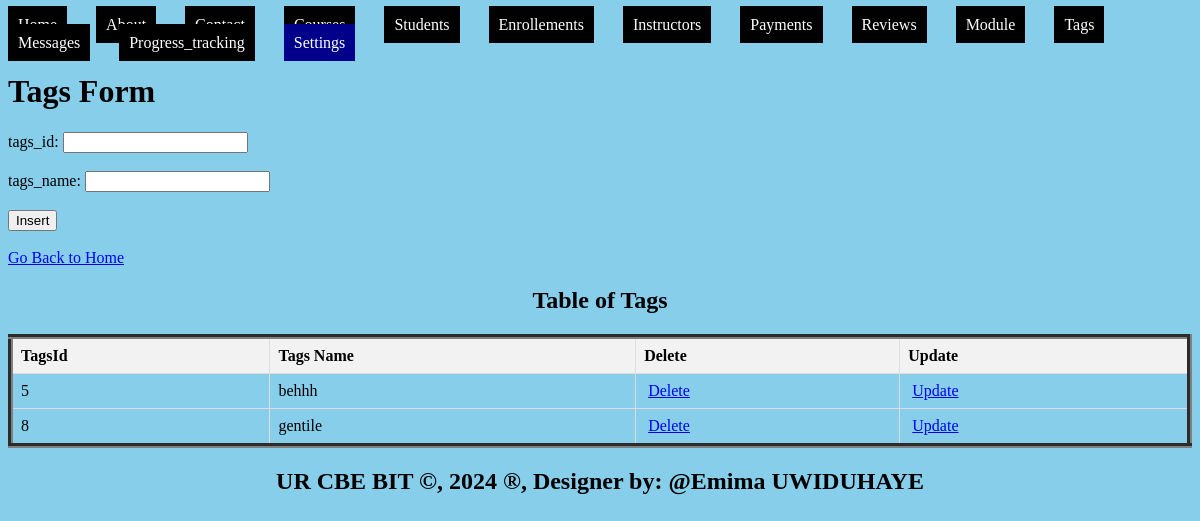
Screenshot of /WEB_EXAM/tags.php with the database file from the repository.
### tables this page shows
CREATE TABLE `tags` (
  `tag_id` int(11) NOT NULL,
  `tag_name` varchar(50) DEFAULT NULL
);

### WEB_EXAM/tags.php (the view, shortened to what this page needs)
<!DOCTYPE html>
<html>
<head>
</head>
<body bgcolor="skyblue">
   <ul style="list-style-type: none; padding: 0;">
    <li style="display: inline; margin-right: 10px;"><a href="./home.html" style="padding: 10px; color: white; background-color:  black; text-decoration: none; margin-right: 15px;">Home</a></li>
    <li style="display: inline; margin-right: 10px;"><a href="./about.html" style="padding: 10px; color: white; background-color:   black; text-decoration: none; margin-right: 15px;">About</a></li>
    <li style="display: inline; margin-right: 10px;"><a href="./contact.html" style="padding: 10px; color: white; background-color: black; text-decoration: none; margin-right: 15px;">Contact</a></li>
    <li style="display: inline; margin-right: 10px;"><a href="./Courses.php" style="padding: 10px; color: white; background-color:   black; text-decoration: none; margin-right: 15px;">Courses</a></li>
    <li style="display: inline; margin-right: 10px;"><a href="./Students.php" style="padding: 10px; color: white; background-color: black;text-decoration: none; margin-right: 15px;">Students</a></li>
    <li style="display: inline; margin-right: 10px;"><a href="./Enrollements.php" style="padding: 10px; color: white; background-color:  black; text-decoration: none; margin-right: 15px;">Enrollements</a></li>
    <li style="display: inline; margin-right: 10px;"><a href="./Instructors.php" style="padding: 10px; color: white; background-color:   black; text-decoration: none; margin-right: 15px;">Instructors</a></li>
    <li style="display: inline; margin-right: 10px;"><a href="./Payments.php" style="padding: 10px; color: white; background-color:  black;text-decoration: none; margin-right: 15px;">Payments</a></li>
    <li style="display: inline; margin-right: 10px;"><a href="./Reviews.php" style="padding: 10px; color: white; background-color:   black; text-decoration: none; margin-right: 15px;">Reviews</a></li>
    <li style="display: inline; margin-right: 10px;"><a href="./Modules.php" style="padding: 10px; color: white; background-color: black;text-decoration: none; margin-right: 15px;">Module</a></li>
    <li style="display: inline; margin-right: 10px;"><a href="./Tags.php" style="padding: 10px; color: white; background-color:   black; text-decoration: none; margin-right: 15px;">Tags</a></li>
     <li style="display: inline; margin-right: 10px;"><a href="./Messages.php" style="padding: 10px; color: white; background-color:  black; text-decoration: none; margin-right: 15px;">Messages</a></li>
    <li style="display: inline; margin-right: 10px;"><a href="./Progress_tracking.php" style="padding: 10px; color: white; background-color:  black; text-decoration: none; margin-right: 15px;">Progress_tracking</a></li>
    <li class="dropdown" style="display: inline; margin-right: 10px;">
      <a href="#" style="padding: 10px; color: white; background-color: darkblue; text-decoration: none; margin-right: 15px;">Settings</a>
    </li>
  </ul>
    <h1>Tags Form</h1>
<form method="post" onsubmit="return confirmInsert();">
<label for="tags_id">tags_id:</label>
<input type="number" id="t_id" name="t_id" required><br><br>
<label for="tname">tags_name:</label>
<input type="name" id="tname" name="tname" required><br><br>
<input type="submit" name="add" value="Insert"><br><br>
<a href="./home.html">Go Back to Home</a>
</form>
<!DOCTYPE html>
<html>
<head>
</head>
<body>
    <center><h2>Table of Tags</h2></center>
    <table border="5">
        <tr>
            <th>TagsId</th>
            <th>Tags Name</th>
            <th>Delete</th>
            <th>Update</th>
        </tr>
       <?php
include('connection.php');
$sql = "SELECT * FROM tags";
$result = $connection->query($sql);
if ($result->num_rows > 0) {
    while ($row = $result->fetch_assoc()) {
        $t_id = $row['tag_id'];
        echo "<tr>
            <td>" . $row['tag_id'] . "</td>
            <td>" . $row['tag_name'] . "</td>
            <td><a style='padding:4px' href='delete_tags.php?tag_id=$t_id'>Delete</a></td>
            <td><a style='padding:4px' href='update_tags.php?tag_id=$t_id'>Update</a></td>
        </tr>";
    }
} else {
    echo "<tr><td colspan='4'>No data found</td></tr>";
}
?>
    </table>
</body>
<footer>
  <center>
    <b><h2>UR CBE BIT &copy, 2024 &reg, Designer by: @Emima UWIDUHAYE</h2></b>
  </center>
</footer>
</body>
</html>

### WEB_EXAM/tags.php (style rules this page uses)
.dropdown { position: relative; display: inline; margin-right: 10px; }
table { width: 100%; border-collapse: collapse; }
th, td { border: 1px solid #ddd; padding: 8px; text-align: left; }
th { background-color: #f2f2f2; }

### rows the page displays
tags: tag_id "5", tag_name "behhh"
tags: tag_id "8", tag_name "gentile"
